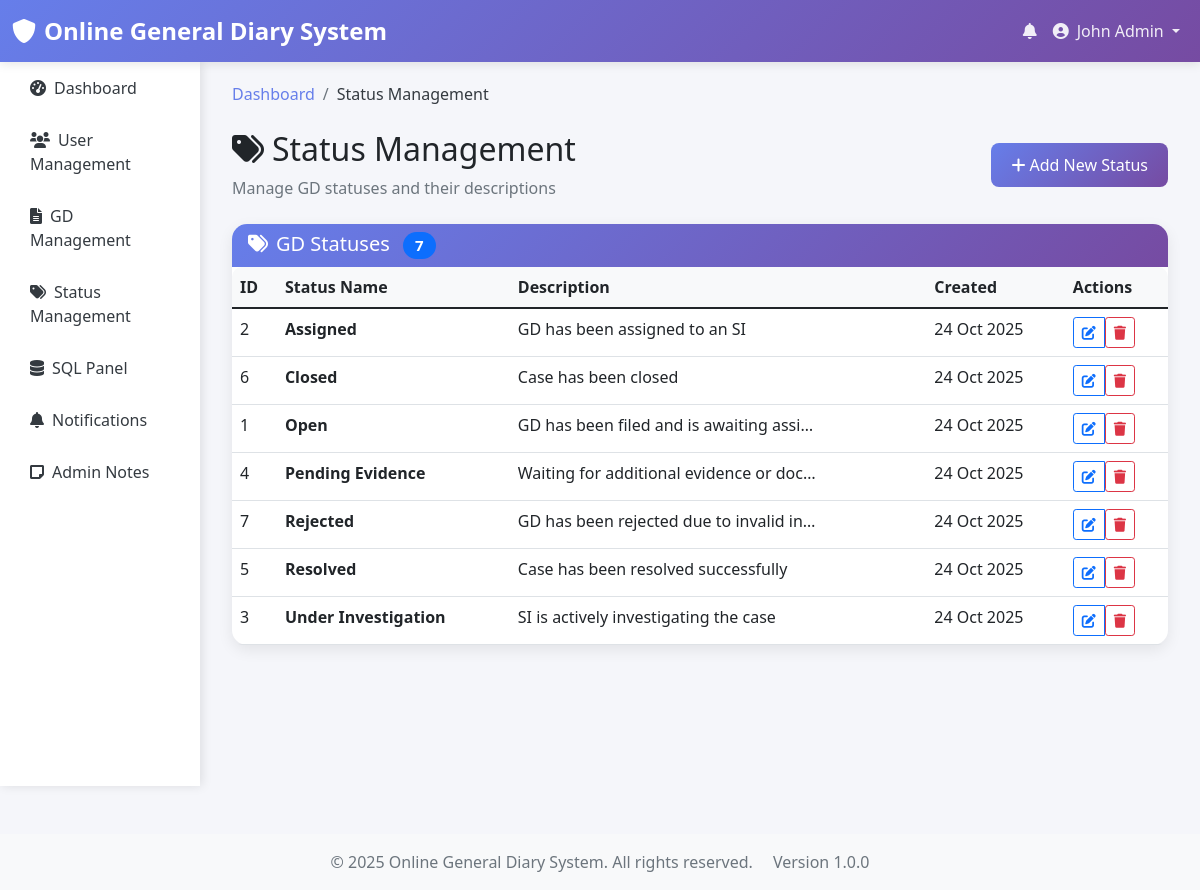
The page /admin/status_management.php (signed in) on the database its author committed.
### tables this page shows
CREATE TABLE IF NOT EXISTS users (
    user_id INT AUTO_INCREMENT PRIMARY KEY,
    f_name VARCHAR(50) NOT NULL,
    l_name VARCHAR(50) NOT NULL,
    email VARCHAR(100) UNIQUE NOT NULL,
    password VARCHAR(255) NOT NULL,
    phone VARCHAR(20),
    nid VARCHAR(20) UNIQUE,
    address TEXT,
    role ENUM('admin', 'si', 'user') NOT NULL DEFAULT 'user',
    is_active BOOLEAN DEFAULT TRUE,
    created_at TIMESTAMP DEFAULT CURRENT_TIMESTAMP,
    updated_at TIMESTAMP DEFAULT CURRENT_TIMESTAMP ON UPDATE CURRENT_TIMESTAMP,
    INDEX idx_email (email),
    INDEX idx_role (role),
    INDEX idx_nid (nid)
);

CREATE TABLE IF NOT EXISTS gd_statuses (
    status_id INT AUTO_INCREMENT PRIMARY KEY,
    status_name VARCHAR(50) NOT NULL UNIQUE,
    description TEXT,
    is_active BOOLEAN DEFAULT TRUE,
    created_at TIMESTAMP DEFAULT CURRENT_TIMESTAMP,
    updated_at TIMESTAMP DEFAULT CURRENT_TIMESTAMP ON UPDATE CURRENT_TIMESTAMP
);

### includes/auth.php (called while the page is built, shortened)
<?php
$projectRoot = dirname(__DIR__);
require_once $projectRoot . '/config/config.php';
require_once $projectRoot . '/config/db.php';
function isLoggedIn() {
    return isset($_SESSION['user_id']) && !empty($_SESSION['user_id']);
}
function getCurrentUser() {
    $sql = "SELECT * FROM users WHERE user_id = ? AND is_active = 1";
    return fetchRow($sql, [$_SESSION['user_id']]);
}

### config/db.php (called while the page is built, shortened)
<?php
class Database {
    private $host = 'localhost';
    private $db_name = 'online_gd_system';
    private $username = 'root';
    private $password = '';
    private $charset = 'utf8mb4';
    public function getConnection() {
        $this->pdo = null;
        try {
            $dsn = "mysql:host=" . $this->host . ";dbname=" . $this->db_name . ";charset=" . $this->charset;
            $options = [
                PDO::ATTR_ERRMODE            => PDO::ERRMODE_EXCEPTION,
                PDO::ATTR_DEFAULT_FETCH_MODE => PDO::FETCH_ASSOC,
                PDO::ATTR_EMULATE_PREPARES   => false,
                PDO::MYSQL_ATTR_INIT_COMMAND => "SET NAMES utf8mb4"
            ];
            $this->pdo = new PDO($dsn, $this->username, $this->password, $options);
        } catch(PDOException $exception) {
            error_log("Database connection error: " . $exception->getMessage());
            die("Database connection failed. Please check your configuration.");
        }
        return $this->pdo;
        return $this->pdo;
    }
}
$database = new Database();
$pdo = $database->getConnection();
function executeQuery($sql, $params = []) {
    global $pdo;
    try {
        $stmt = $pdo->prepare($sql);
        $stmt->execute($params);
        return $stmt;
    } catch(PDOException $e) {
        error_log("Query execution error: " . $e->getMessage());
        return false;
    }
}
function fetchRow($sql, $params = []) {
    $stmt = executeQuery($sql, $params);
    return $stmt ? $stmt->fetch() : false;
}
function fetchAll($sql, $params = []) {
    $stmt = executeQuery($sql, $params);
    return $stmt ? $stmt->fetchAll() : false;
}

### includes/functions.php (called while the page is built, shortened)
<?php
$projectRoot = dirname(__DIR__);
require_once $projectRoot . '/config/config.php';
require_once $projectRoot . '/config/db.php';
function getGDStatuses() {
    $sql = "SELECT * FROM gd_statuses WHERE is_active = 1 ORDER BY status_name";
    return fetchAll($sql);
}

### config/config.php (called while the page is built, shortened)
<?php
function formatDate($date, $format = 'd M Y') {
    return date($format, strtotime($date));
}

### admin/status_management.php (the view, shortened to what this page needs)
<?php
require_once '../config/config.php';
require_once '../includes/auth.php';
require_once '../includes/functions.php';
$statuses = getGDStatuses();
?>
<?php include '../header.php'; ?>
<nav aria-label="breadcrumb" class="mb-4">
    <ol class="breadcrumb">
        <li class="breadcrumb-item"><a href="dashboard.php">Dashboard</a></li>
        <li class="breadcrumb-item active" aria-current="page">Status Management</li>
    </ol>
</nav>
<div class="row mb-4">
    <div class="col-12">
        <div class="d-flex justify-content-between align-items-center">
            <div>
                <h2><i class="fas fa-tags me-2"></i>Status Management</h2>
                <p class="text-muted mb-0">Manage GD statuses and their descriptions</p>
            </div>
            <div>
                <button type="button" class="btn btn-primary" data-bs-toggle="modal" data-bs-target="#createStatusModal">
                    <i class="fas fa-plus me-1"></i>Add New Status
                </button>
            </div>
        </div>
    </div>
</div>
<div class="card">
    <div class="card-header">
        <h5 class="mb-0">
            <i class="fas fa-tags me-2"></i>GD Statuses
            <span class="badge bg-primary ms-2"><?php echo count($statuses); ?></span>
        </h5>
    </div>
    <div class="card-body p-0">
        <?php if (!empty($statuses)): ?>
            <div class="table-responsive">
                <table class="table table-hover mb-0">
                    <thead>
                        <tr>
                            <th>ID</th>
                            <th>Status Name</th>
                            <th>Description</th>
                            <th>Created</th>
                            <th>Actions</th>
                        </tr>
                    </thead>
                    <tbody>
                        <?php foreach ($statuses as $status): ?>
                            <tr>
                                <td><?php echo $status['status_id']; ?></td>
                                <td>
                                    <strong><?php echo htmlspecialchars($status['status_name']); ?></strong>
                                </td>
                                <td>
                                    <div class="text-truncate" style="max-width: 300px;" title="<?php echo htmlspecialchars($status['description']); ?>">
                                        <?php echo htmlspecialchars($status['description']); ?>
                                    </div>
                                </td>
                                <td><?php echo formatDate($status['created_at']); ?></td>
                                <td>
                                    <div class="btn-group" role="group">
                                        <button type="button" class="btn btn-sm btn-outline-primary"
                                                onclick="editStatus(<?php echo htmlspecialchars(json_encode($status)); ?>)">
                                            <i class="fas fa-edit"></i>
                                        </button>
                                        <form method="POST" class="d-inline" onsubmit="return confirm('Are you sure you want to delete this status?')">
                                            <button type="submit" class="btn btn-sm btn-outline-danger">
                                                <i class="fas fa-trash"></i>
                                            </button>
                                        </form>
                                    </div>
                                </td>
                            </tr>
                        <?php endforeach; ?>
                    </tbody>
                </table>
            </div>
        <?php endif; ?>
    </div>
</div>
<?php include '../footer.php'; ?>

### header.php (shortened to what this page needs)
<?php
$currentUser = getCurrentUser();
?>
<!DOCTYPE html>
<html lang="en">
<head>
    <link href="https://cdn.jsdelivr.net/npm/bootstrap@5.1.3/dist/css/bootstrap.min.css" rel="stylesheet">
    <link href="https://cdnjs.cloudflare.com/ajax/libs/font-awesome/6.0.0/css/all.min.css" rel="stylesheet">
</head>
<body>
    <nav class="navbar navbar-expand-lg navbar-dark">
        <div class="container-fluid">
            <a class="navbar-brand" href="<?php echo APP_URL; ?>">
                <i class="fas fa-shield-alt me-2"></i><?php echo APP_NAME; ?>
            </a>
            <div class="collapse navbar-collapse" id="navbarNav">
                <ul class="navbar-nav ms-auto">
                    <?php if ($currentUser): ?>
                        <li class="nav-item dropdown">
                            <a class="nav-link position-relative" href="#" id="notificationDropdown" role="button" data-bs-toggle="dropdown">
                                <i class="fas fa-bell"></i>
                            </a>
                        </li>
                        <li class="nav-item dropdown">
                            <a class="nav-link dropdown-toggle" href="#" id="userDropdown" role="button" data-bs-toggle="dropdown">
                                <i class="fas fa-user-circle me-2"></i><?php echo htmlspecialchars($currentUser['f_name'] . ' ' . $currentUser['l_name']); ?>
                            </a>
                        </li>
                    <?php endif; ?>
                </ul>
            </div>
        </div>
    </nav>
    <div class="container-fluid">
        <div class="row">
            <?php if ($currentUser): ?>
                <div class="col-md-3 col-lg-2 p-0">
                    <div class="sidebar">
                        <nav class="nav flex-column">
                            <?php
                            $currentRole = $currentUser['role'];
                            $currentPage = basename($_SERVER['PHP_SELF'], '.php');
                            $menuItems = [];
                            if ($currentRole === 'admin') {
                                $menuItems = [
                                    ['dashboard.php', 'fas fa-tachometer-alt', 'Dashboard'],
                                    ['users.php', 'fas fa-users', 'User Management'],
                                    ['gd_management.php', 'fas fa-file-alt', 'GD Management'],
                                    ['status_management.php', 'fas fa-tags', 'Status Management'],
                                    ['sql_panel.php', 'fas fa-database', 'SQL Panel'],
                                    ['notifications.php', 'fas fa-bell', 'Notifications'],
                                    ['admin_notes.php', 'fas fa-sticky-note', 'Admin Notes']
                                ];
                            } elseif ($currentRole === 'si') {
                                $menuItems = [
                                    ['dashboard.php', 'fas fa-tachometer-alt', 'Dashboard'],
                                    ['assigned_gds.php', 'fas fa-tasks', 'Assigned GDs'],
                                    ['notifications.php', 'fas fa-bell', 'Notifications']
                                ];
                            }
                            foreach ($menuItems as $item):
                                $isActive = ($item[0] === $currentPage) ? 'active' : '';
                            ?>
                                <a class="nav-link <?php echo $isActive; ?>" href="<?php echo APP_URL; ?>/<?php echo $currentRole; ?>/<?php echo $item[0]; ?>">
                                    <i class="<?php echo $item[1]; ?> me-2"></i><?php echo $item[2]; ?>
                                </a>
                            <?php endforeach; ?>
                        </nav>
                    </div>
                </div>
                <div class="col-md-9 col-lg-10">
                    <div class="main-content">
            <?php else: ?>
                <div class="col-12">
                    <div class="main-content">
            <?php endif; ?>

### header.php (style rules this page uses)
:root { --primary-color: #667eea; --secondary-color: #764ba2; --success-color: #28a745; --danger-color: #dc3545; --warning-color: #ffc107; --info-color: #17a2b8; --light-color: #f8f9fa; --dark-color: #343a40; }
body { font-family: 'Segoe UI', Tahoma, Geneva, Verdana, sans-serif; background-color: #f5f6fa; }
.navbar { background: linear-gradient(135deg, var(--primary-color) 0%, var(--secondary-color) 100%); box-shadow: 0 2px 10px rgba(0,0,0,0.1); }
.navbar-brand { font-weight: 700; font-size: 1.5rem; }
.navbar-nav .nav-link { color: rgba(255,255,255,0.9) !important; font-weight: 500; transition: all 0.3s ease; }
.sidebar { background: white; box-shadow: 2px 0 10px rgba(0,0,0,0.1); min-height: calc(100vh - 76px); }
.sidebar .nav-link { color: var(--dark-color); padding: 12px 20px; border-radius: 8px; margin: 2px 10px; transition: all 0.3s ease; }
.main-content { padding: 20px; }
.card { border: none; border-radius: 15px; box-shadow: 0 5px 15px rgba(0,0,0,0.08); transition: all 0.3s ease; }
.card-header { background: linear-gradient(135deg, var(--primary-color) 0%, var(--secondary-color) 100%); color: white; border-radius: 15px 15px 0 0 !important; border: none; }
.btn-primary { background: linear-gradient(135deg, var(--primary-color) 0%, var(--secondary-color) 100%); border: none; border-radius: 8px; padding: 10px 20px; transition: all 0.3s ease; }
.table { border-radius: 10px; overflow: hidden; }
.table thead th { background: var(--light-color); border: none; font-weight: 600; }
.badge { border-radius: 20px; padding: 6px 12px; }
.breadcrumb { background: none; padding: 0; }
.breadcrumb-item a { color: var(--primary-color); text-decoration: none; }
.breadcrumb-item.active { color: var(--dark-color); }

### rows shown on the page
users: f_name+l_name "John Admin"
gd_statuses: status_id "2", status_name "Assigned", description "GD has been assigned to an SI", created_at "24 Oct 2025"
gd_statuses: status_id "6", status_name "Closed", description "Case has been closed", created_at "24 Oct 2025"
gd_statuses: status_id "1", status_name "Open", description "GD has been filed and is awaiting assi…", created_at "24 Oct 2025"
gd_statuses: status_id "4", status_name "Pending Evidence", description "Waiting for additional evidence or doc…", created_at "24 Oct 2025"
gd_statuses: status_id "7", status_name "Rejected", description "GD has been rejected due to invalid in…", created_at "24 Oct 2025"
gd_statuses: status_id "5", status_name "Resolved", description "Case has been resolved successfully", created_at "24 Oct 2025"
gd_statuses: status_id "3", status_name "Under Investigation", description "SI is actively investigating the case", created_at "24 Oct 2025"

### other values the page prints
APP_NAME "Online General Diary System"
$item[2] "Dashboard"
$item[2] "User Management"
$item[2] "GD Management"
$item[2] "Status Management"
$item[2] "SQL Panel"
$item[2] "Notifications"
$item[2] "Admin Notes"
count($statuses) "7"
APP_VERSION "1.0.0"
